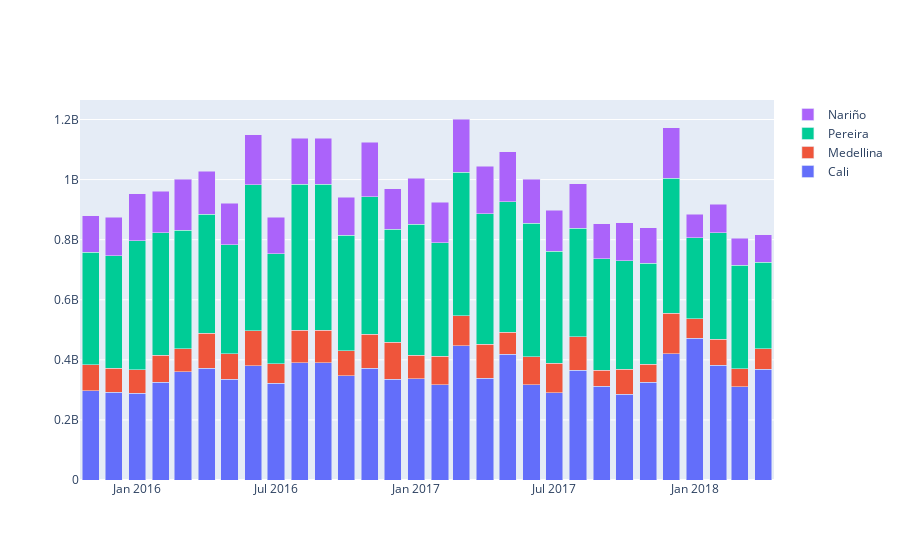

Notebook code cell kept with this figure:
### Code cell
fig = go.Figure(data=[
    go.Bar(name=office_names.loc[idx, 'name'], x=dates, y=revenue[idx].sort_index().values) for idx in sorted(office_ids)
])
fig.update_layout(barmode='stack')
fig.show()
